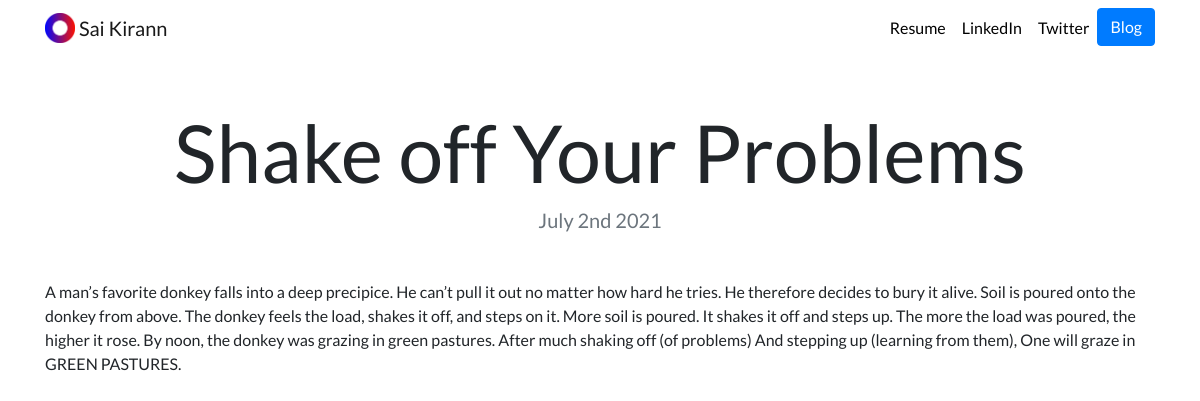
Page /blog/7/ on the committed database.
### blog/models.py (models this page shows, shortened)
class Blog(models.Model):
    title= models.CharField(max_length=200)
    description= models.TextField()
    date= models.DateField()

### blog/views.py (the view)
# urls.py: path('<int:blog_id>/', views.details,name="details"),
def details(request, blog_id):
    blog= get_object_or_404(Blog, pk=blog_id)
    return render(request,'blog/details.html',{"blog":blog})

### blog/templates/blog/details.html
{% extends "portfolio/basetemplate.html" %}
{% load static %}
{% block content %}
<h1 class="text-center mt-5" id="blogdetailtitle">{{ blog.title }}</h1>
<h5 class="text-center text-muted mb-5">{{ blog.date|date:'F jS Y' }}</h5>
{{ blog.description|safe }}
{% endblock %}

### portfolio/static/portfolio/custom.css (style rules this page uses)
body { font-family: 'Lato', sans-serif; }
@media (min-width: 992px) { #blogdetailtitle { font-size: 5rem; } }

### rows in the picture
Blog: title "Shake off Your Problems", date "July 2nd 2021", description "A man’s favorite donkey falls into a deep precipice. He can’t pull it out no matter how hard he tries. He therefore decides to bury it alive. Soil is poured onto the donkey from above. The donkey feels the load, shakes it off, and steps on it. More soil is poured. It shakes it off and steps up. The more the load was poured, the higher it rose. By noon, the donkey was grazing in green pastures. After much shaking off (of problems) And stepping up (learning from them), One will graze in GREEN PASTURES."
